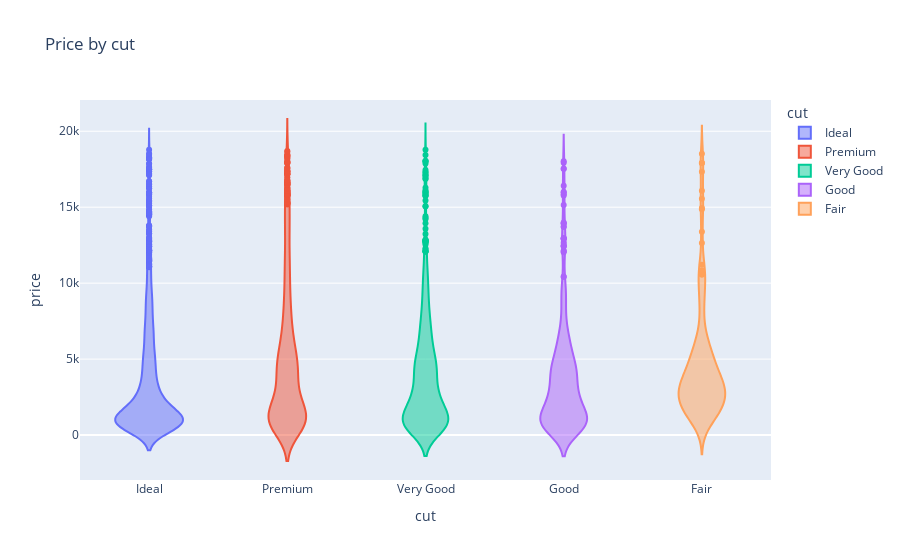

Notebook source saved alongside this figure:
### Code cell
plot_diamonds_price_by(diamonds, 'cut')

### Figure 1 — Plotly figure (JSON) as saved in the notebook; plotly's stock layout.template omitted (floating-point values rounded to 4 significant figures; data arrays with more than 128 entries replaced by an {"elided": "..."} marker saying what was removed)
{"data": [{"alignmentgroup": "True", "box": {"visible": false}, "hovertemplate": "cut=%{x}<br>price=%{y}<extra></extra>", "legendgroup": "Ideal", "marker": {"color": "#636efa"}, "name": "Ideal", "offsetgroup": "Ideal", "orientation": "v", "scalegroup": "True", "showlegend": true, "type": "violin", "x": {"elided": "1989 str values"}, "x0": " ", "xaxis": "x", "y": {"elided": "1989 int values"}, "y0": " ", "yaxis": "y"}, {"alignmentgroup": "True", "box": {"visible": false}, "hovertemplate": "cut=%{x}<br>price=%{y}<extra></extra>", "legendgroup": "Premium", "marker": {"color": "#EF553B"}, "name": "Premium", "offsetgroup": "Premium", "orientation": "v", "scalegroup": "True", "showlegend": true, "type": "violin", "x": {"elided": "1327 str values"}, "x0": " ", "xaxis": "x", "y": {"elided": "1327 int values"}, "y0": " ", "yaxis": "y"}, {"alignmentgroup": "True", "box": {"visible": false}, "hovertemplate": "cut=%{x}<br>price=%{y}<extra></extra>", "legendgroup": "Very Good", "marker": {"color": "#00cc96"}, "name": "Very Good", "offsetgroup": "Very Good", "orientation": "v", "scalegroup": "True", "showlegend": true, "type": "violin", "x": {"elided": "1078 str values"}, "x0": " ", "xaxis": "x", "y": {"elided": "1078 int values"}, "y0": " ", "yaxis": "y"}, {"alignmentgroup": "True", "box": {"visible": false}, "hovertemplate": "cut=%{x}<br>price=%{y}<extra></extra>", "legendgroup": "Good", "marker": {"color": "#ab63fa"}, "name": "Good", "offsetgroup": "Good", "orientation": "v", "scalegroup": "True", "showlegend": true, "type": "violin", "x": {"elided": "432 str values"}, "x0": " ", "xaxis": "x", "y": {"elided": "432 int values"}, "y0": " ", "yaxis": "y"}, {"alignmentgroup": "True", "box": {"visible": false}, "hovertemplate": "cut=%{x}<br>price=%{y}<extra></extra>", "legendgroup": "Fair", "marker": {"color": "#FFA15A"}, "name": "Fair", "offsetgroup": "Fair", "orientation": "v", "scalegroup": "True", "showlegend": true, "type": "violin", "x": {"elided": "162 str values"}, "x0": " ", "xaxis": "x", "y": {"elided": "162 int values"}, "y0": " ", "yaxis": "y"}], "layout": {"legend": {"title": {"text": "cut"}, "tracegroupgap": 0}, "title": {"text": "Price by cut"}, "violinmode": "overlay", "xaxis": {"anchor": "y", "categoryarray": ["Ideal", "Premium", "Very Good", "Good", "Fair"], "categoryorder": "array", "domain": [0, 1], "title": {"text": "cut"}}, "yaxis": {"anchor": "x", "domain": [0, 1], "title": {"text": "price"}}}}
